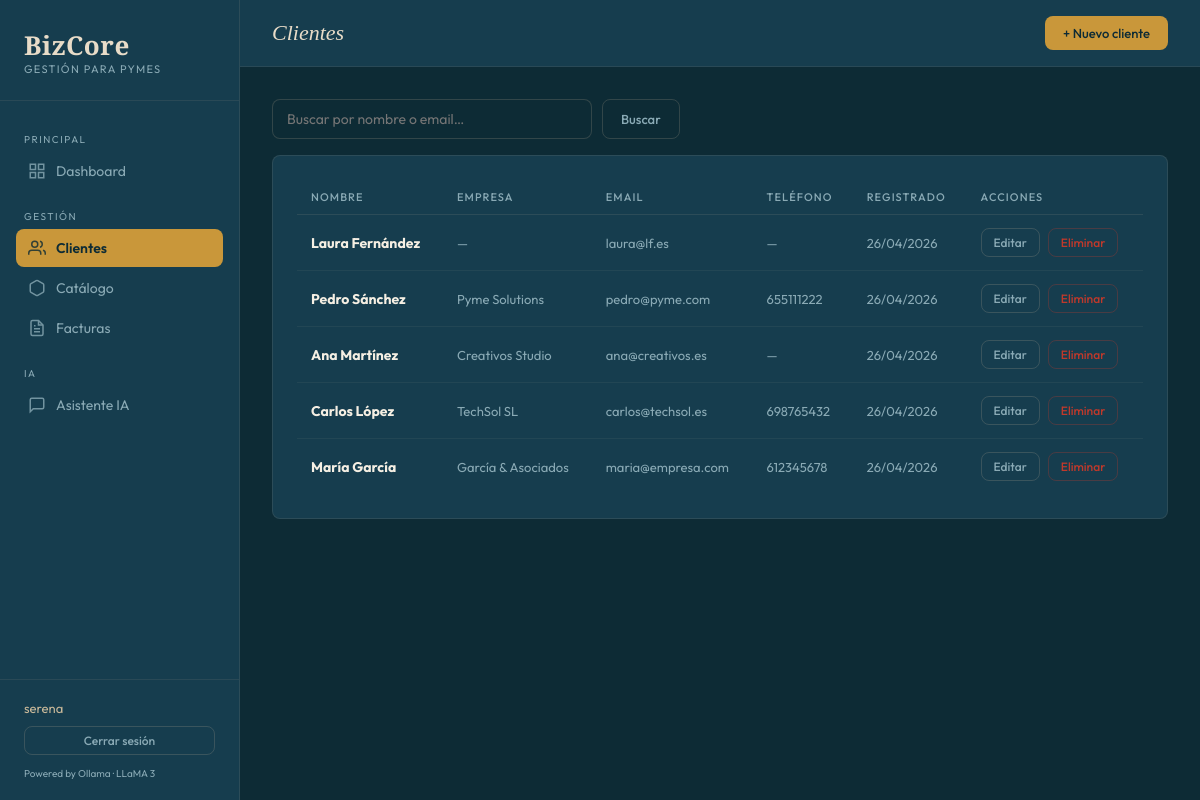
Page /clientes (signed in) on the committed database.
### models.py (models this page shows)
class Cliente(db.Model):
    id = db.Column(db.Integer, primary_key=True)
    nombre = db.Column(db.String(120), nullable=False)
    email = db.Column(db.String(120), unique=True)
    telefono = db.Column(db.String(20))
    empresa = db.Column(db.String(120))
    notas = db.Column(db.Text)
    created_at = db.Column(db.DateTime, default=datetime.utcnow)
    facturas = db.relationship('Factura', backref='cliente', lazy=True)

### app.py (the view)
@app.route('/clientes')
@login_required
def clientes():
    q = request.args.get('q', '')
    if q:
        lista = Cliente.query.filter(
            Cliente.nombre.ilike(f'%{q}%') | Cliente.email.ilike(f'%{q}%')
        ).all()
    else:
        lista = Cliente.query.order_by(Cliente.created_at.desc()).all()
    return render_template('clientes.html', clientes=lista, q=q)

### app.py (called while the page is built)
def login_required(f):
    @wraps(f)
    def decorated(*args, **kwargs):
        if 'user_id' not in session:
            return redirect(url_for('login'))
        return f(*args, **kwargs)
    return decorated

### templates/clientes.html (shortened to what this page needs)
{% extends "base.html" %}
{% block page_title %}Clientes{% endblock %}
{% block topbar_actions %}
  <a href="{{ url_for('nuevo_cliente') }}" class="btn btn-primary">+ Nuevo cliente</a>
{% endblock %}
{% block content %}
<div class="search-bar mb-4">
  <form method="GET" action="{{ url_for('clientes') }}" style="display:flex;gap:10px;flex:1">
    <input class="search-input" type="text" name="q" value="{{ q }}" placeholder="Buscar por nombre o email…">
    <button type="submit" class="btn btn-ghost">Buscar</button>
  </form>
</div>
<div class="card">
  {% if clientes %}
  <div class="table-wrap">
    <table>
      <thead>
        <tr>
          <th>Nombre</th>
          <th>Empresa</th>
          <th>Email</th>
          <th>Teléfono</th>
          <th>Registrado</th>
          <th>Acciones</th>
        </tr>
      </thead>
      <tbody>
        {% for c in clientes %}
        <tr>
          <td><strong>{{ c.nombre }}</strong></td>
          <td class="text-muted">{{ c.empresa or '—' }}</td>
          <td class="text-muted">{{ c.email or '—' }}</td>
          <td class="text-muted">{{ c.telefono or '—' }}</td>
          <td class="text-muted">{{ c.created_at.strftime('%d/%m/%Y') }}</td>
          <td>
            <div class="flex gap-2">
              <a href="{{ url_for('editar_cliente', id=c.id) }}" class="btn btn-ghost btn-sm">Editar</a>
              <form method="POST" action="{{ url_for('eliminar_cliente', id=c.id) }}" onsubmit="return confirm('¿Eliminar cliente?')">
                <button type="submit" class="btn btn-danger btn-sm">Eliminar</button>
              </form>
            </div>
          </td>
        </tr>
        {% endfor %}
      </tbody>
    </table>
  </div>
  {% else %}
  <div class="empty">
    <div class="empty-icon">👥</div>
    <div class="empty-text">No hay clientes{% if q %} que coincidan con "{{ q }}"{% endif %}.</div>
  </div>
  {% endif %}
</div>
{% endblock %}

### static/css/main.css (style rules this page uses)
:root { --petrol: #0d2b35; --petrol-mid: #163d4e; --petrol-light: #1e5068; --sand: #e8dcc8; --sand-light: #f5efe3; --sand-dark: #c9b99a; --gold: #c9973a; --gold-light: #e8b558; --white: #faf8f4; --text-main: #f5efe3; --text-muted: #8aaab5; --text-dark: #0d2b35; --danger: #c0392b; --success: #2e7d52; --warn: #b8860b; --sidebar-w: 240px; --radius: 8px; --shadow: 0 4px 24px rgba(13,43,53,0.25); }
* { margin: 0; padding: 0; box-sizing: border-box; }
body { font-family: 'Outfit', sans-serif; background: var(--petrol); color: var(--text-main); min-height: 100vh; display: flex; }
.card { background: var(--petrol-mid); border: 1px solid rgba(201,179,154,0.12); border-radius: var(--radius); padding: 24px; }
.btn { display: inline-flex; align-items: center; gap: 6px; padding: 9px 18px; border-radius: var(--radius); font-family: 'Outfit', sans-serif; font-size: 13px; font-weight: 500; cursor: pointer; border: none; text-decoration: none; transition: all 0.2s; }
.btn-primary { background: var(--gold); color: var(--petrol); }
.btn-ghost { background: transparent; color: var(--text-muted); border: 1px solid rgba(201,179,154,0.2); }
.btn-danger { background: transparent; color: var(--danger); border: 1px solid rgba(192,57,43,0.3); }
.btn-sm { padding: 6px 12px; font-size: 12px; }
.table-wrap { overflow-x: auto; }
table { width: 100%; border-collapse: collapse; font-size: 14px; }
thead th { text-align: left; padding: 10px 14px; font-size: 11px; text-transform: uppercase; letter-spacing: 0.1em; color: var(--text-muted); border-bottom: 1px solid rgba(201,179,154,0.12); font-weight: 500; }
tbody td { padding: 13px 14px; border-bottom: 1px solid rgba(201,179,154,0.07); color: var(--sand-light); vertical-align: middle; }
tbody tr:last-child td { border-bottom: none; }
input, select, textarea { background: var(--petrol); border: 1px solid rgba(201,179,154,0.2); border-radius: var(--radius); color: var(--sand-light); font-family: 'Outfit', sans-serif; font-size: 14px; padding: 10px 14px; transition: border-color 0.2s; outline: none; }
.search-bar { display: flex; gap: 10px; margin-bottom: 20px; align-items: center; }
.search-input { flex: 1; max-width: 320px; }
.flex { display: flex; }
.gap-2 { gap: 8px; }
.mb-4 { margin-bottom: 16px; }
.text-muted { color: var(--text-muted); font-size: 13px; }

### rows in the picture
Cliente: nombre "Laura Fernández", empresa "—", email "laura@lf.es", telefono "—", created_at "26/04/2026"
Cliente: nombre "Pedro Sánchez", empresa "Pyme Solutions", email "pedro@pyme.com", telefono "655111222", created_at "26/04/2026"
Cliente: nombre "Ana Martínez", empresa "Creativos Studio", email "ana@creativos.es", telefono "—", created_at "26/04/2026"
Cliente: nombre "Carlos López", empresa "TechSol SL", email "carlos@techsol.es", telefono "698765432", created_at "26/04/2026"
Cliente: nombre "María García", empresa "García & Asociados", email "maria@empresa.com", telefono "612345678", created_at "26/04/2026"

### other values in the picture
{{ session.get('user_nombre', '') }} "serena"
